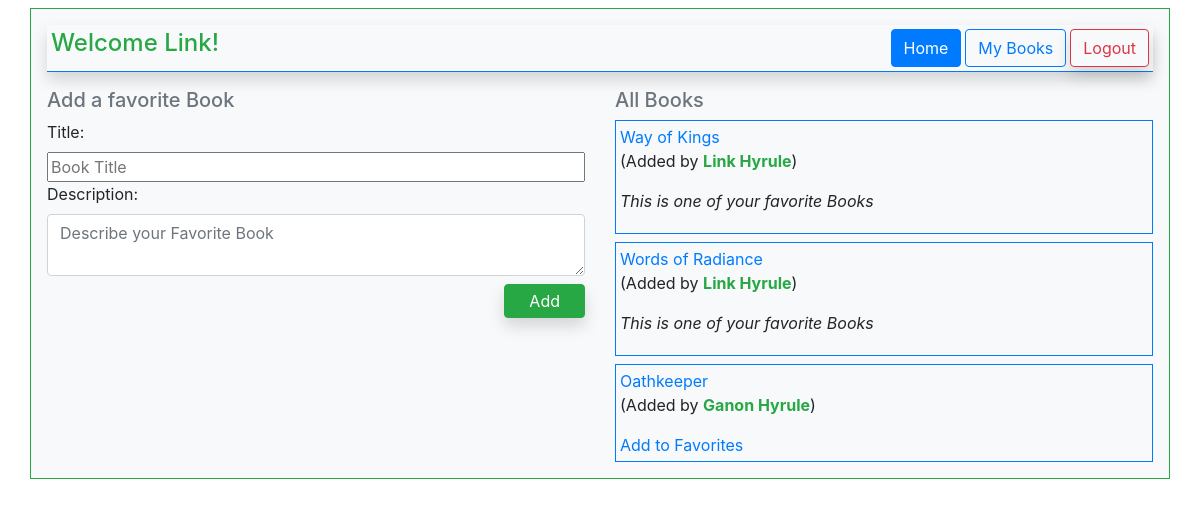
The page /dashboard (signed in) on the database its author committed.
### favBooksApp/models.py (models this page shows)
class User(models.Model):
    firstName = models.CharField(max_length=17)
    lastName = models.CharField(max_length=17)
    email = models.CharField(max_length=50)
    password = models.TextField()
    created_at = models.DateTimeField(auto_now_add=True)
    updated_at = models.DateTimeField(auto_now=True)
    objects = UserManager()

class Book(models.Model):
    title = models.CharField(max_length=17)
    description = models.TextField()
    created_at = models.DateTimeField(auto_now_add=True)
    updated_at = models.DateTimeField(auto_now=True)
    objects = BookManager()
    uploadedBy = models.ForeignKey(User, related_name="books_uploaded", on_delete = models.CASCADE)
    usersWhoFavorite = models.ManyToManyField(User, related_name="favoritedBooks")

### favBooksApp/views.py (the view)
# urls.py: path('dashboard', dashboard, name='dashboard'),
def dashboard(request):
    if('userId' not in request.session):
        messages.error(request, "Oops! Login Required to be here! Please log in or Register.")
        return redirect('/')
    user = User.objects.get(id=request.session['userId'])
    allBooks = Book.objects.all()
    context = {
        "user":user,
        "allBooks":allBooks,
    }
    return render(request, "dashboard.html", context)

### favBooksApp/templates/dashboard.html (shortened to what this page needs)
<!DOCTYPE html>
<html lang="en">
<head>
    <link rel="stylesheet" href="https://stackpath.bootstrapcdn.com/bootstrap/4.3.1/css/bootstrap.min.css">
</head>
<body>
    <div class="container bg-light p-3 mt-2 mb-2 border border-success">
        <div class="p-1 mb-3 bg-light d-flex justify-content-between border border-left-0 border-top-0 border-right-0 border-primary shadow">
            <h4 class="text-success">Welcome {{user.firstName}}!</h4>
            <a href="{% url 'dashboard' %}" class="btn btn-primary ml-auto mr-1">Home</a>
            <a href="/{{user.id}}" class="btn btn-outline-primary mr-1">My Books</a>
            <a href="{% url 'logout' %}" class="btn btn-outline-danger shadow">Logout</a>
        </div>
        <div class="row">
            <div class="col">
                <form action="/newBook" method="POST" class="form-group d-flex flex-column">
                    <h5 class="text-secondary">Add a favorite Book</h5>
                    <label for="title">Title: </label>
                    <input type="text" placeholder="Book Title" name="title" required>
                    <label for="description">Description: </label>
                    <textarea name="description" placeholder="Describe your Favorite Book" class="form-control" required></textarea>
                    <input type="submit" value="Add" class="ml-auto btn btn-success mt-2 p-1 pl-4 pr-4 shadow">
                </form>
            </div>
            <div class="col">
                <h5 class="text-secondary">All Books</h5>
                {% for book in allBooks %}
                    <div class="border border-primary p-1 mt-2">
                        <a href="{{book.id}}/show">{{book.title}}</a>
                        <p>(Added by <span class="font-weight-bold text-success">{{book.uploadedBy.firstName}} {{book.uploadedBy.lastName}}</span>)</p>
                        {% if user.id == book.uploadedBy.id %}
                            <p class="font-italic">This is one of your favorite Books</p>
                        {% elif user in book.usersWhoFavorite.all %}
                            <a href="/{{book.id}}/favorite">Un-Favorite</a>
                        {% else %}
                            <a href="/{{book.id}}/favorite">Add to Favorites</a>
                        {% endif %}
                    </div>
                {% endfor %}
            </div>
        </div>
    </div>
</body>
</html>

### rows shown on the page
User: firstName "Link"
Book: title "Way of Kings", uploadedBy.firstName "Link", uploadedBy.lastName "Hyrule", shows "This is one of your favorite Books"
Book: title "Words of Radiance", uploadedBy.firstName "Link", uploadedBy.lastName "Hyrule", shows "This is one of your favorite Books"
Book: title "Oathkeeper", uploadedBy.firstName "Ganon", uploadedBy.lastName "Hyrule"
